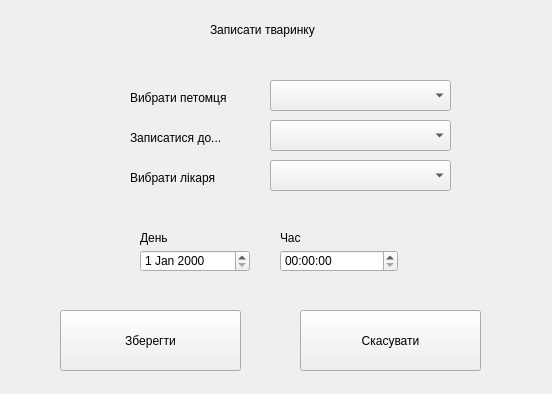
<?xml version="1.0" encoding="UTF-8"?>
<ui version="4.0">
 <class>Form</class>
 <widget class="QWidget" name="Form">
  <property name="geometry">
   <rect>
    <x>0</x>
    <y>0</y>
    <width>552</width>
    <height>394</height>
   </rect>
  </property>
  <property name="windowTitle">
   <string>Form</string>
  </property>
  <widget class="QPushButton" name="pushButton">
   <property name="geometry">
    <rect>
     <x>60</x>
     <y>310</y>
     <width>181</width>
     <height>61</height>
    </rect>
   </property>
   <property name="text">
    <string>Зберегти</string>
   </property>
  </widget>
  <widget class="QPushButton" name="pushButton_2">
   <property name="geometry">
    <rect>
     <x>300</x>
     <y>310</y>
     <width>181</width>
     <height>61</height>
    </rect>
   </property>
   <property name="text">
    <string>Скасувати</string>
   </property>
  </widget>
  <widget class="QComboBox" name="comboBox">
   <property name="geometry">
    <rect>
     <x>270</x>
     <y>80</y>
     <width>181</width>
     <height>31</height>
    </rect>
   </property>
  </widget>
  <widget class="QComboBox" name="comboBox_2">
   <property name="geometry">
    <rect>
     <x>270</x>
     <y>120</y>
     <width>181</width>
     <height>31</height>
    </rect>
   </property>
  </widget>
  <widget class="QTimeEdit" name="timeEdit">
   <property name="geometry">
    <rect>
     <x>280</x>
     <y>250</y>
     <width>118</width>
     <height>22</height>
    </rect>
   </property>
  </widget>
  <widget class="QDateEdit" name="dateEdit">
   <property name="geometry">
    <rect>
     <x>140</x>
     <y>250</y>
     <width>110</width>
     <height>22</height>
    </rect>
   </property>
  </widget>
  <widget class="QLabel" name="label">
   <property name="geometry">
    <rect>
     <x>130</x>
     <y>90</y>
     <width>111</width>
     <height>16</height>
    </rect>
   </property>
   <property name="text">
    <string>Вибрати петомця</string>
   </property>
  </widget>
  <widget class="QLabel" name="label_2">
   <property name="geometry">
    <rect>
     <x>130</x>
     <y>170</y>
     <width>111</width>
     <height>16</height>
    </rect>
   </property>
   <property name="text">
    <string>Вибрати лікаря</string>
   </property>
  </widget>
  <widget class="QLabel" name="label_3">
   <property name="geometry">
    <rect>
     <x>140</x>
     <y>230</y>
     <width>49</width>
     <height>16</height>
    </rect>
   </property>
   <property name="text">
    <string>День</string>
   </property>
  </widget>
  <widget class="QLabel" name="label_4">
   <property name="geometry">
    <rect>
     <x>280</x>
     <y>230</y>
     <width>49</width>
     <height>16</height>
    </rect>
   </property>
   <property name="text">
    <string>Час</string>
   </property>
  </widget>
  <widget class="QLabel" name="label_5">
   <property name="geometry">
    <rect>
     <x>210</x>
     <y>20</y>
     <width>111</width>
     <height>20</height>
    </rect>
   </property>
   <property name="text">
    <string>Записати тваринку</string>
   </property>
  </widget>
  <widget class="QLabel" name="label_6">
   <property name="geometry">
    <rect>
     <x>130</x>
     <y>130</y>
     <width>111</width>
     <height>16</height>
    </rect>
   </property>
   <property name="text">
    <string>Записатися до...</string>
   </property>
  </widget>
  <widget class="QComboBox" name="comboBox_3">
   <property name="geometry">
    <rect>
     <x>270</x>
     <y>160</y>
     <width>181</width>
     <height>31</height>
    </rect>
   </property>
  </widget>
 </widget>
 <resources/>
 <connections/>
</ui>
